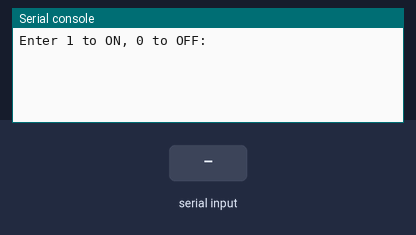
Recording of a program running on a simulated ESP8266 board running MicroPython. On the bench: the last lines printed to the serial console. Inputs (shaded band) come from the test bench. No radio messages arrive unless stated (any console line starting 'radio sent:' is added by the test bench).

Above: at 1.2 s.
1.3 s: "1" typed at the serial console, then Enter
At 2.5 s:
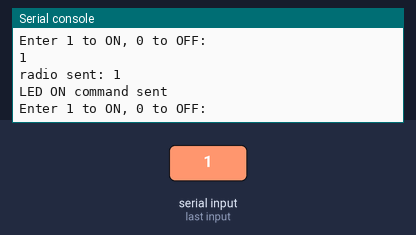
2.8 s: "5" typed at the serial console, then Enter
At 3.7 s:
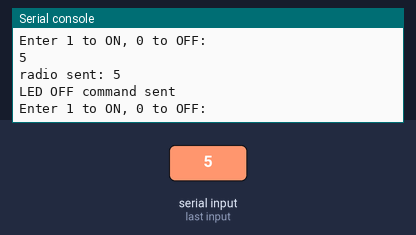

The program:

sender.py
```python
from machine import Pin
import network
import espnow
# -------------------- Wi-Fi Setup --------------------
sta = network.WLAN(network.STA_IF)
sta.active(True)
sta.disconnect()

# -------------------- ESP-NOW Setup --------------------
esp = espnow.ESPNow()
esp.active(True)
# -------------------- Peer (Receiver) Setup --------------------
peer = b'\xd8\xbf\xc0\xed\xe9'
esp.add_peer(peer)

# -------------------- Main Loop --------------------
while True:
    try:

        val = int(input("Enter 1 to ON, 0 to OFF: "))


        msg = str(val).encode()


        esp.send(peer, msg)


        if val == 1:
            print("LED ON command sent")
        else:
            print("LED OFF command sent")

    except ValueError:

        print("Please enter only 1 or 0")
```

Measured:
- after the input at 1.3 s, the serial console: prints a new line at once (image 1)
- after the input at 2.8 s, the serial console: prints a new line at once (image 2)
